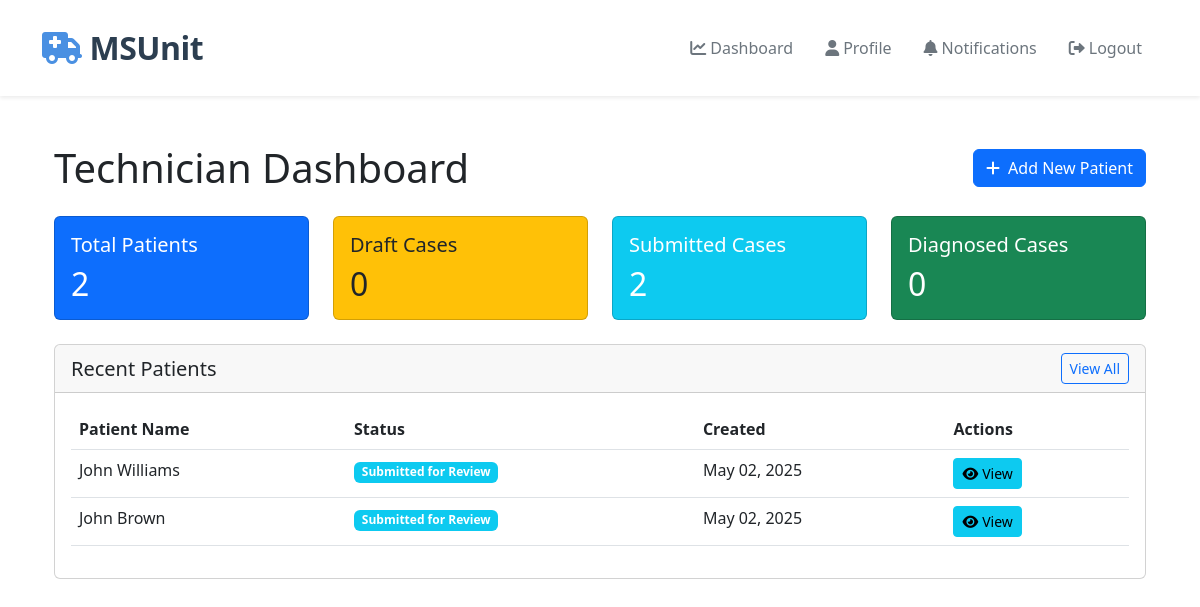
The app's page /technician/ (signed in), older data.
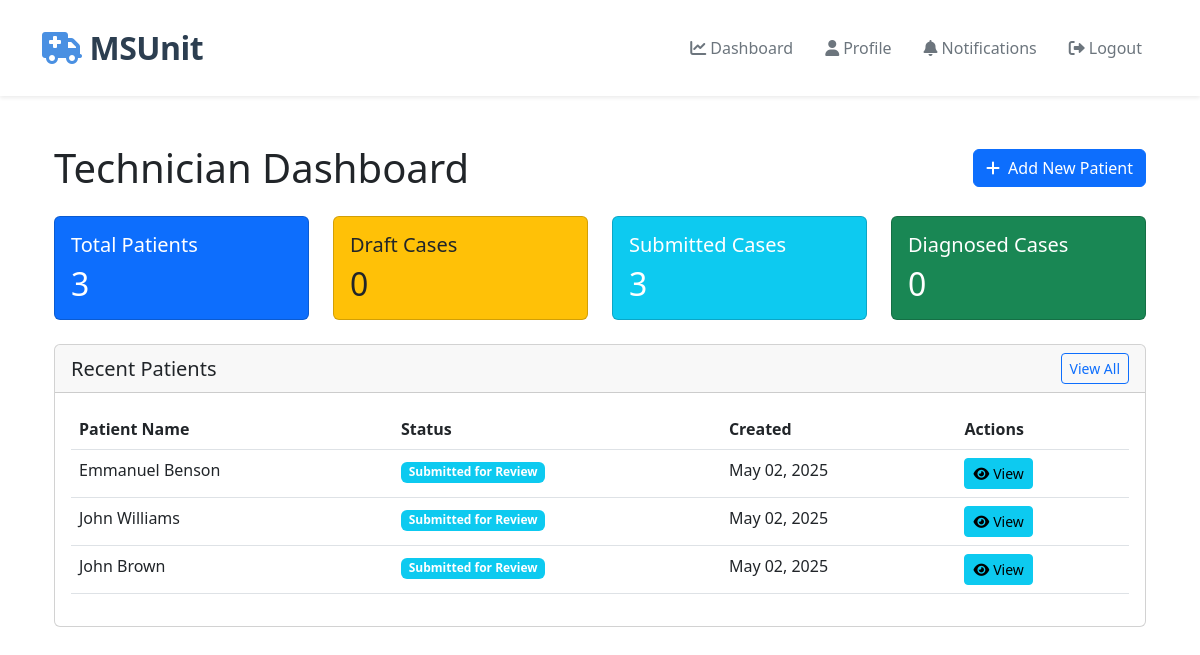
The same page, newer data.
### technician/models.py (models this page shows, shortened)
class Patient(models.Model):
    STATUS_CHOICES = [
        ('NEW', 'New'),
        ('SUBMITTED', 'Submitted for Review'),
        ('REVIEWED', 'Under Review'),
        ('DIAGNOSED', 'Diagnosed'),
        ('DISCHARGED', 'Discharged'),
    ]
    GENDER_CHOICES = [
        ('M', 'Male'),
        ('F', 'Female'),
        ('O', 'Other'),
    ]
    first_name = models.CharField(max_length=100)
    last_name = models.CharField(max_length=100)
    date_of_birth = models.DateField()
    gender = models.CharField(max_length=1, choices=GENDER_CHOICES)
    contact_number = models.CharField(max_length=15, blank=True)
    address = models.TextField(blank=True)
    emergency_contact_name = models.CharField(max_length=100, blank=True)
    emergency_contact_number = models.CharField(max_length=15, blank=True)
    medical_history = models.TextField(blank=True)
    current_medications = models.TextField(blank=True)
    allergies = models.TextField(blank=True)
    blood_pressure_systolic = models.IntegerField(validators=[MinValueValidator(0), MaxValueValidator(300)])
    blood_pressure_diastolic = models.IntegerField(validators=[MinValueValidator(0), MaxValueValidator(200)])
    heart_rate = models.IntegerField(validators=[MinValueValidator(0), MaxValueValidator(300)])
    respiratory_rate = models.IntegerField(validators=[MinValueValidator(0), MaxValueValidator(100)])
    temperature = models.DecimalField(max_digits=4, decimal_places=1)
    oxygen_saturation = models.IntegerField(validators=[MinValueValidator(0), MaxValueValidator(100)])
    glasgow_coma_scale = models.IntegerField(validators=[MinValueValidator(3), MaxValueValidator(15)])
    chief_complaint = models.TextField()
    notes = models.TextField(blank=True)
    nihss = models.TextField(blank=True, help_text="National Institutes of Health Stroke Scale score and details")
    status = models.CharField(max_length=20, choices=STATUS_CHOICES, default='NEW')
    technician = models.ForeignKey(User, on_delete=models.CASCADE, related_name='patients')
    created_at = models.DateTimeField(auto_now_add=True)
    updated_at = models.DateTimeField(auto_now=True)
    class Meta:
        ordering = ['-created_at']

### technician/views.py (the view)
# urls.py: path('', RedirectView.as_view(pattern_name='accounts:dashboard'), name='home'),
@login_required
@user_passes_test(is_technician)
def dashboard(request):
    patients = Patient.objects.filter(technician=request.user).order_by('-created_at')
    total_patients = patients.count()
    draft_count = patients.filter(status='NEW').count()
    submitted_count = patients.filter(status='SUBMITTED').count()
    diagnosed_count = patients.filter(status='DIAGNOSED').count()
    recent_patients = patients[:10]  # Get 10 most recent patients
    context = {
        'recent_patients': recent_patients,
        'total_patients': total_patients,
        'draft_count': draft_count,
        'submitted_count': submitted_count,
        'diagnosed_count': diagnosed_count,
    }
    return render(request, 'technician/dashboard.html', context)

### technician/templates/technician/dashboard.html (shortened to what this page needs)
{% extends 'base.html' %}
{% load static %}
{% block content %}
<div class="container py-4">
    <div class="d-flex justify-content-between align-items-center mb-4">
        <h1 class="mb-0">Technician Dashboard</h1>
        <a href="{% url 'technician:patient_create' %}" class="btn btn-primary">
            <i class="fas fa-plus me-2"></i>Add New Patient
        </a>
    </div>
    <div class="row mb-4">
        <div class="col-md-3">
            <div class="card bg-primary text-white">
                <div class="card-body">
                    <h5 class="card-title">Total Patients</h5>
                    <h2 class="card-text">{{ total_patients }}</h2>
                </div>
            </div>
        </div>
        <div class="col-md-3">
            <div class="card bg-warning text-dark">
                <div class="card-body">
                    <h5 class="card-title">Draft Cases</h5>
                    <h2 class="card-text">{{ draft_count }}</h2>
                </div>
            </div>
        </div>
        <div class="col-md-3">
            <div class="card bg-info text-white">
                <div class="card-body">
                    <h5 class="card-title">Submitted Cases</h5>
                    <h2 class="card-text">{{ submitted_count }}</h2>
                </div>
            </div>
        </div>
        <div class="col-md-3">
            <div class="card bg-success text-white">
                <div class="card-body">
                    <h5 class="card-title">Diagnosed Cases</h5>
                    <h2 class="card-text">{{ diagnosed_count }}</h2>
                </div>
            </div>
        </div>
    </div>
    <div class="card">
        <div class="card-header d-flex justify-content-between align-items-center">
            <h5 class="mb-0">Recent Patients</h5>
            <a href="{% url 'technician:patient_list' %}" class="btn btn-sm btn-outline-primary">View All</a>
        </div>
        <div class="card-body">
            {% if recent_patients %}
            <div class="table-responsive">
                <table class="table table-hover">
                    <thead>
                        <tr>
                            <th>Patient Name</th>
                            <th>Status</th>
                            <th>Created</th>
                            <th>Actions</th>
                        </tr>
                    </thead>
                    <tbody>
                        {% for patient in recent_patients %}
                        <tr>
                            <td>{{ patient.first_name }} {{ patient.last_name }}</td>
                            <td>
                                <span class="badge {% if patient.status == 'NEW' %}bg-warning{% elif patient.status == 'SUBMITTED' %}bg-info{% elif patient.status == 'DIAGNOSED' %}bg-success{% else %}bg-secondary{% endif %}">
                                    {{ patient.get_status_display }}
                                </span>
                            </td>
                            <td>{{ patient.created_at|date:"M d, Y" }}</td>
                            <td>
                                <div class="btn-group">
                                    <a href="{% url 'technician:patient_detail' pk=patient.pk %}" class="btn btn-sm btn-info">
                                        <i class="fas fa-eye me-1"></i>View
                                    </a>
                                </div>
                            </td>
                        </tr>
                        {% endfor %}
                    </tbody>
                </table>
            </div>
            {% else %}
            <p class="text-muted text-center mb-0">No patients found. Click "Add New Patient" to get started.</p>
            {% endif %}
        </div>
    </div>
</div>
{% endblock %}

Row changes from the older to the newer data that the page shows:
added Patient: first_name "Emmanuel", last_name "Benson", status "Submitted for Review", created_at "May 02, 2025"
Text that changed along with them:
{{ total_patients }}: "2" → "3"
{{ submitted_count }}: "2" → "3"
